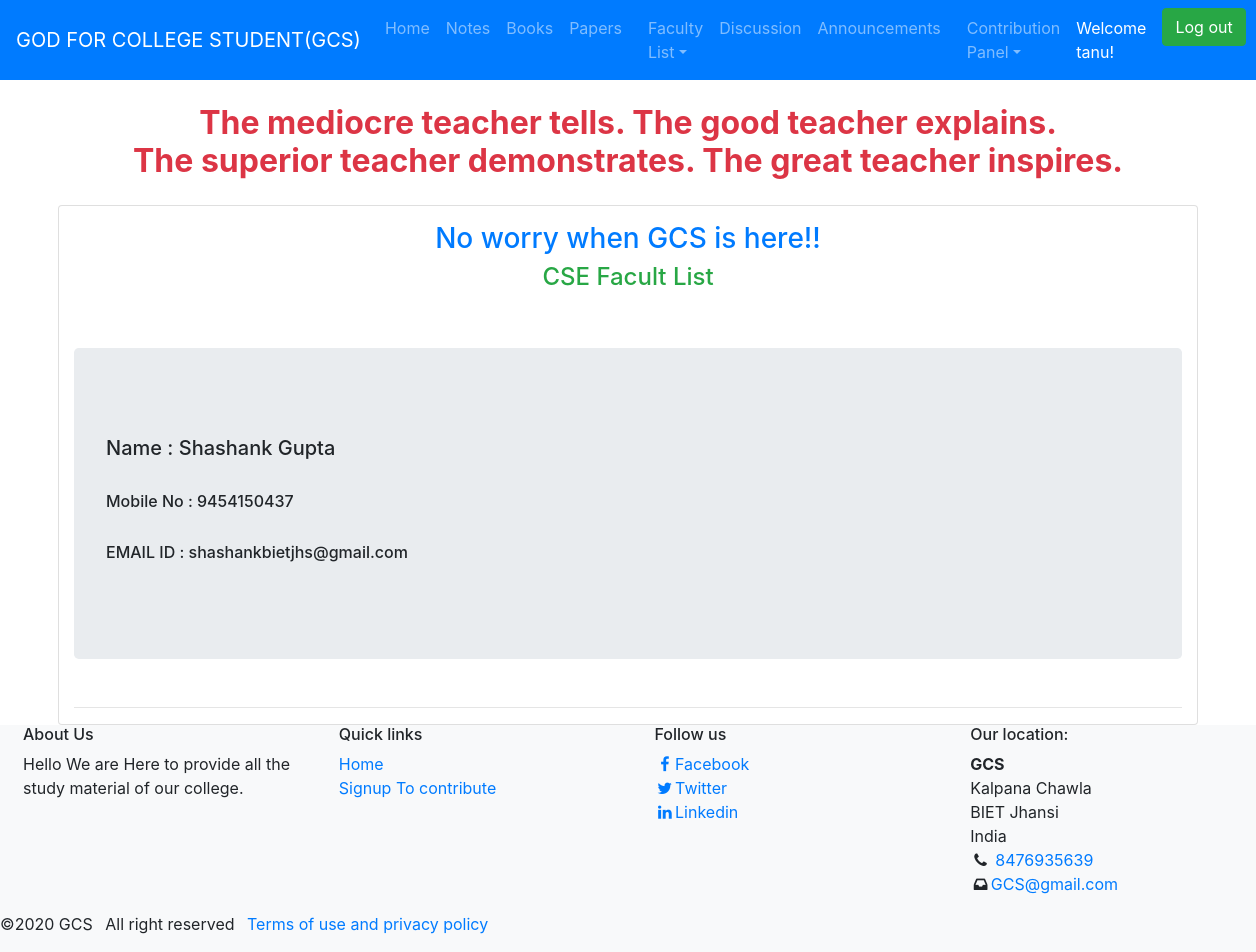
Screenshot of /faculty_list/CSE (signed in) with the database file from the repository.
### Notes/models.py (models this page shows, shortened)
class User(AbstractUser):
	is_student=models.BooleanField(default=False)
	is_teacher=models.BooleanField(default=False)

class Teacher(models.Model):
	user=models.OneToOneField(User,on_delete=models.CASCADE, primary_key=True)
	Name=models.CharField(max_length=50, null=True)
	Email=models.EmailField(null=True)
	Department=models.CharField( max_length=20, choices=Branch_choice)
	Mobile=models.CharField(max_length=20)

### Notes/views.py (the view)
# urls.py: path('faculty_list/<str:branch>', views.facultylist, name='facultylist'),
def facultylist(request, branch):
	facultydetails = Teacher.objects.filter(Department=branch)
	return render(request,'Notes/faculty_list.html/',{'facultydetails':facultydetails,'branch':branch})

### Notes/templates/Notes/faculty_list.html (shortened to what this page needs)
{% extends "Notes/base.html" %}
{% load static %}
{% block content %}
<div class="text-center m-2 text-danger"><H2 class="m-4"><strong> The mediocre teacher tells. The good teacher explains.<br> The superior teacher demonstrates. The great teacher inspires.
 </strong></H2>
</div>
<div class="container card ">
	<h3 class="text-center text-primary mt-3"> No worry when GCS is here!!
	<h4 class="text-center text-success"> {{branch}} Facult List</h4>
	<br>
	<br>
	{% for faculty in facultydetails %}
	<div class="jumbotron">
	<br>
	<h5>Name : {{ faculty.Name }}</h5>
	<br>
<h6>Mobile No : {{ faculty.Mobile }}</h6>
	<br>
	<h6> EMAIL ID : {{ faculty.Email}}</h5>
	<br>
</div>
<hr>
	{% endfor %}
</div>
{% endblock content %}

### Notes/templates/Notes/base.html (shortened to what this page needs)
{% load static %}
	<!DOCTYPE html>
	<html>
	<head>
    <link rel="stylesheet" href="https://maxcdn.bootstrapcdn.com/bootstrap/4.0.0/css/bootstrap.min.css">
    <link rel="stylesheet" href="https://maxcdn.bootstrapcdn.com/font-awesome/4.7.0/css/font-awesome.min.css">
    <link rel="stylesheet" type="text/css" href="https://stackpath.bootstrapcdn.com/font-awesome/4.7.0/css/font-awesome.min.css">
<link rel="stylesheet" type="text/css" href="{% static 'Notes/css/style.css' %}">
	</head>
	<body>
    	<nav class="navbar bg-primary navbar-dark navbar-expand-md ">
    		<a href="#" class="navbar-brand">GOD FOR COLLEGE STUDENT(GCS)</a>
            <div class="collapse navbar-collapse" id="navbarCollapse">
    		<ul class="navbar-nav">
    			<li class="nav-item">
    				<a href="{% url 'home' %}" class="nav-link">Home</a>
    			</li>
    			<li class="nav-item">
    				<a href="{% url 'notes' %}" class="nav-link">Notes</a>
    			</li>
    			<li class="nav-item">
    				<a href="{% url 'books' %}" class="nav-link">Books</a>
    			</li>
    			<li class="nav-item">
    				<a href="{% url 'papers' %}" class="nav-link">Papers</a>
    			</li>
    			<li class="nav-item dropdown dropdown-sm">
            <a href="#0" class="nav-link dropdown-toggle" id="blogDropdown" data-toggle="dropdown" aria-haspopup="true" aria-expanded="false" role="button">Faculty List</a>
    			</li>
    			<li class="nav-item">
    				<a href="{% url 'discussion_list' %}" class="nav-link">Discussion</a>
    			</li>
    			<li class="nav-item">
    				<a href="{% url 'announcement' %}" class="nav-link">Announcements</a>
    			</li>
    			<li class="nav-item dropdown dropdown-sm">
            <a href="#0" class="nav-link dropdown-toggle" id="blogDropdown" data-toggle="dropdown" aria-haspopup="true" aria-expanded="false" role="button"> Contribution Panel</a>
    			</li>
{% if user.is_authenticated %}
        <li class="nav-item">
          <a href="#" class="nav-link text-white">Welcome {{user.username}}!</a>
        </li>
        <li>
        <form class="form-inline nav-item" action="{% url 'logout' %}" method="POST">
          <button type="submit" class="btn btn-success ml-2">Log out</button>
        </form>
    </li>
        {% endif %}
    			</ul>
    		</div></nav>
       {% block content %}
       {% endblock %}
   <footer class=" bg-light">
						<div class="continer">
							<div class="row ml-2">
                             <div class="col-12 col-sm-6 col-lg-3">
					         <h6>About Us</h6>
					         Hello We are Here to provide all the study material of our college.
					     </div>
								<div class="col-12 col-sm-6 col-lg-3">
							<h6>Quick links</h6>
							<ul class="list-unstyled">
								<li><a href="{% url 'home' %}">Home</a></li>
								<li><a href="{% url 'signup' %}">Signup To contribute</a></li>
							</ul></div>
							<div class="col-12 col-sm-6 col-lg-3">
                             <h6>Follow us</h6>
                             <ul class="list-unstyled">
								<li><a href=""><i class="fa fa-facebook fa-fw" aria-hidden="true"></i>Facebook</a></li>
								<li><a href="#"><i class="fa fa-twitter fa-fw" aria-hidden="true"></i>Twitter</a></li>
								<li><a href="#"><i class="fa fa-linkedin fa-fw" aria-hidden="true"></i>Linkedin</a></li>
							</ul>
					</div>
					<div class="col-12 col-sm-6 col-lg-3">
						<h6>Our location:</h6>
						<address>
							<strong>GCS</strong></br>
							Kalpana Chawla<br>
							BIET Jhansi<br>
							India<br>
							<i class="fa fa-phone fa-fw" aria-hidden="true"></i>
							<span class="sr-only">Mobile</span><a href="tel:+1217363600">8476935639</a><br>
							<i class="fa fa-inbox fa-fw" aria-hidden="true"></i><span class="sr-only">Mail</span><a href="mailto:info@Cameo.com">GCS@gmail.com</a>
						</address></div></div>
						<div class="row">
							<div class="col-12 col-sm-6 col-lg-9">
						<ul class="list-inline">
							<li class="list-inline-item">&copy;2020 GCS</li>
							<li class="list-inline-item">All right reserved</li>
							<li class="list-inline-item"><a href="#" data-toggle="modal" data-target="#modal">Terms of use and privacy policy</a></li>
						</ul></div>
						</div></div></div></div></footer>
    </body>
</html>
	</body>
	</html>

### Notes/static/Notes/css/style.css (style rules this page uses)
html,body { height: 100% }
.dropdown { position: relative; display: inline-block; margin-left: 10px; float: left; }

### rows the page displays
User: username "tanu"
Teacher: Department "CSE", Name "Shashank Gupta", Mobile "9454150437", Email "shashankbietjhs@gmail.com"
